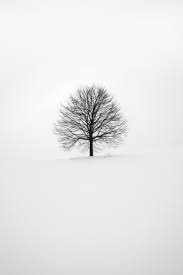
#> input picture operations/baw.png, 183 x 275 px
$ python operations.py
#> lines starting #> are read from the running program, lines starting #| are printed output that depends on the picture
import cv2

img = cv2.imread('baw.png', 0)
#> img is the input picture: shape (275, 183); min 0, max 255, mean 231.9
new_img = cv2.imread('trial.jpg')
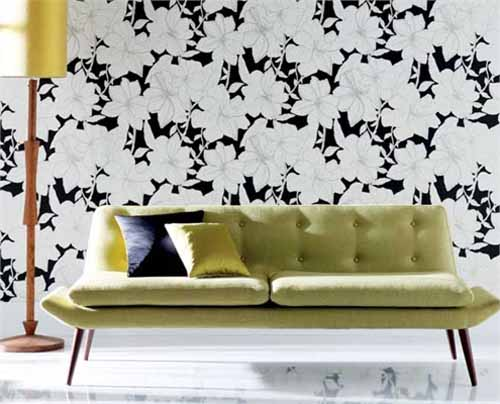
#> input picture operations/trial.jpg, 500 x 404 px
#> new_img is the input picture: shape (404, 500, 3); mean B, G, R 159.5, 170.6, 171.9
ans = cv2.bitwise_not(new_img)
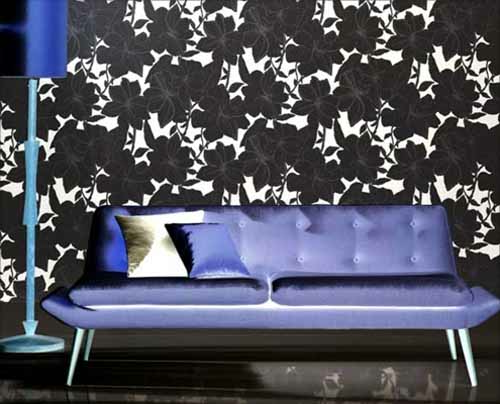
#> ans: shape (404, 500, 3); mean B, G, R 95.5, 84.4, 83.1
cv2.imshow("new_image", new_img)
# cv2.imshow("Orignal", img)
cv2.imshow("Answer", ans)
# cv2.imwrite("B&W_wallpaper.png", new_img)
cv2.waitKey(0)
cv2.destroyAllWindows()
